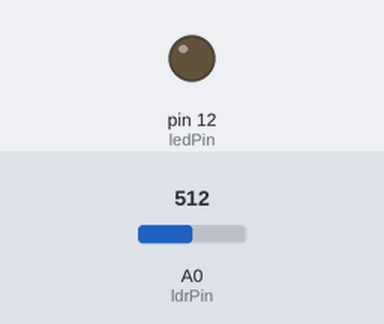
The sketch below on a simulated Arduino Uno, built with avr-gcc and run on an emulated ATmega328P. Shown: output pins drawn as LEDs (lit = HIGH). The test bench sets the inputs (shaded band); at power-on: A0 (ldrPin) = 512.

Above: at 1.2 s.
1.3 s: A0 (ldrPin) set to 213
2.8 s: A0 (ldrPin) set to 185
At 3.9 s:
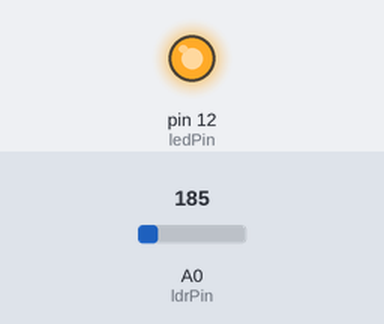
4.3 s: A0 (ldrPin) set to 210
At 5.0 s:
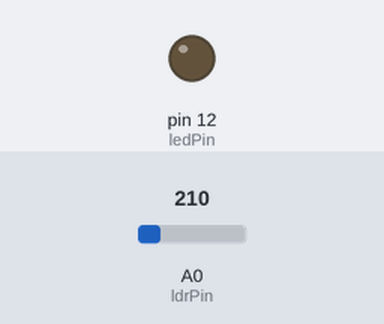
5.8 s: A0 (ldrPin) set to 190
At 6.2 s:
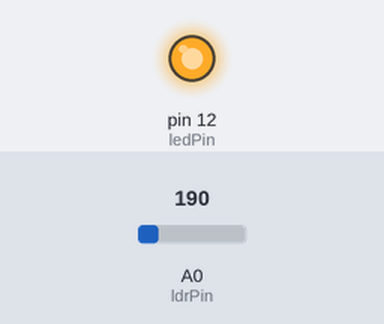
Timing chart, 0 to 8.3 s (numbered marks = the images above; inputs shaded):
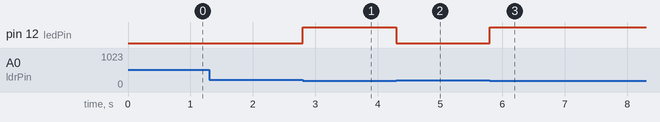

The sketch:

Interruptor_Crepuscular.ino
```cpp
/*
   Interruptor Crepuscular:
   Sistema para controlar el encendido de un led
   en funcion de la intensidad luminosa

   LDR pin A0
   LED pin 12

   Noviembre 207
   Jose Pujol
*/

// variables constantes para los pines
const int ldrPin = A0;    // establece el pin de la LDR
const int ledPin = 12; // establece el pin del LED rojo

// variables que pueden cambiar
int ldrValue = 0; // variable para almacenar el valor de la LDR
int ldrlevel=200; // nivel de cambio del valor de la LDR

void setup() {
  // establece el LED como una salida
  pinMode(ledPin, OUTPUT);
}

void loop() {
  // lee el valor del sensor
  ldrValue = analogRead(ldrPin);
  // si el valor es menor enciende los LEDs
  if (ldrValue < ldrlevel) {
    digitalWrite(ledPin, HIGH);
  }
  // sino los apaga
  else {
    digitalWrite(ledPin, LOW);
  }
}
```

Measured:
- the behaviour switches between 200 and 199 on A0 (ldrPin) (found by bisection; images 0 and 1)
- after the input at 1.3 s, every drawn part: stays the same
- after the input at 2.8 s, pin 12 (ledPin): LOW → HIGH at once
- after the input at 4.3 s, pin 12 (ledPin): HIGH → LOW at once
- after the input at 5.8 s, pin 12 (ledPin): LOW → HIGH at once
